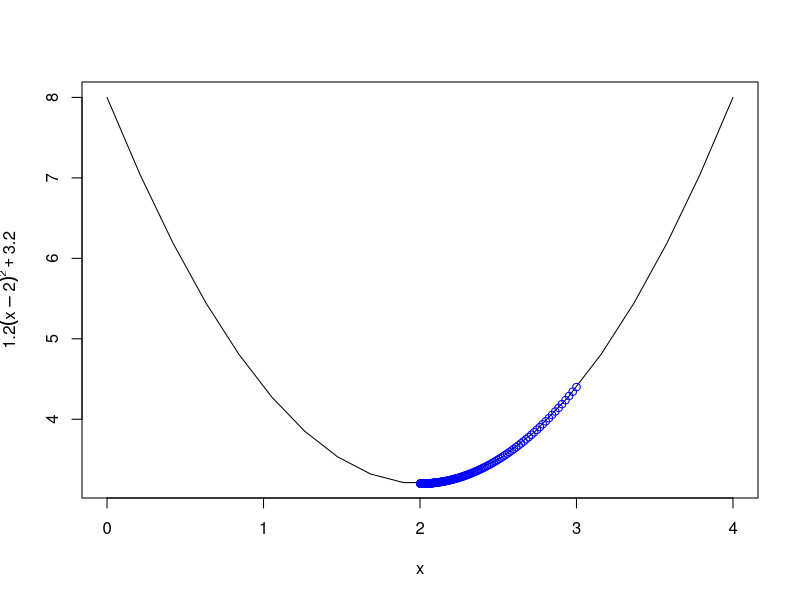
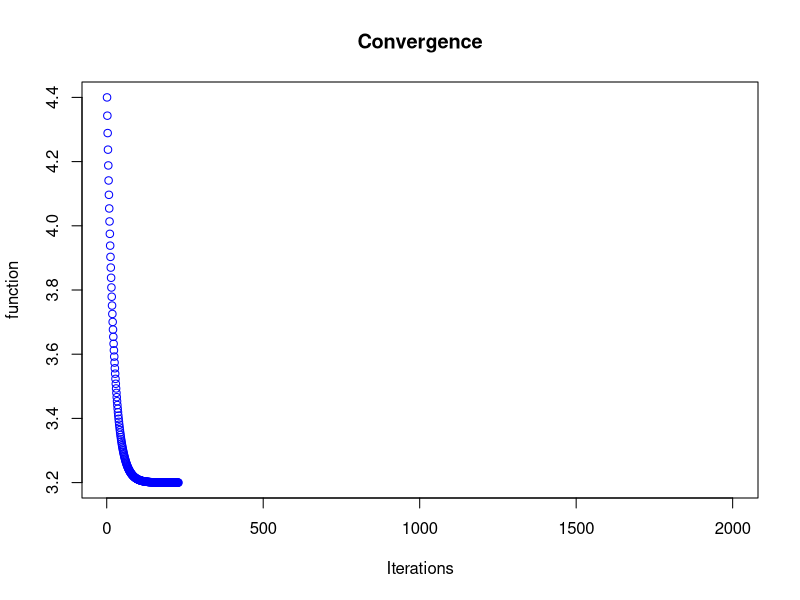

Generate these figures, in order, with R:
f = function(x) {
  1.2 * (x-2)^2 + 3.2
}

# gradient is f'(x) or d/dx[f(x)]
grad = function(x) {
  1.2 *2* (x-2)
}

xs = seq(0,4,len=20)
x11()
plot(xs,f(xs), type="l", xlab="x", ylab=expression(1.2 (x-2)^2 + 3.2))


# x = sample(0:4,1) # initial guess in [0,4] range
x = 3 # initial guess in [0,4] range
xtrace = x
ftrace = f(x)
stepFactor = 0.01 # if stepFactor = 1, 'x' values will diverge and not converge [and thus, so will 'f(x)' values]
iterations = 2000
threshold = 0.000001


# Gradient descent algorithm to find the 'minima' of f(x)
# We use two ways to stop this algorithm - 'max # of iterations' & 'closeness of successive f(x) values'
for (iter in 1:iterations) {
  # 'constant multiplier' approach to refine 'x' value that gives minimum f(x)
  # To find 'x' for maximum f(x), use '+' instead of '-'
  # For our f(x), only minima exists; maxima is infinity
  x = x - stepFactor*grad(x)
  xtrace = c(xtrace, x)
  ftrace = c(ftrace, f(x))
  
  # if successive values of f(x) are close enough, they have converged sufficiently. So, stop.
  if (iter > 1 && (abs(ftrace[iter] - ftrace[iter-1]) < threshold)) break
}

df = data.frame(x=xtrace, f=ftrace, g=grad(xtrace))
tail(df)
# Note how 'x' converges to 2.0, the value that minimizes f(x). Also note the corresponding converging to 3.2
lines(df$x, df$f, type="b", col="blue")
X11()
# Note how f(x) converges to minimum f(x) value of 3.2
plot(1:(iterations+1),df$f[1:(iterations+1)],col="blue",xlab="Iterations",ylab="function",main="Convergence")
